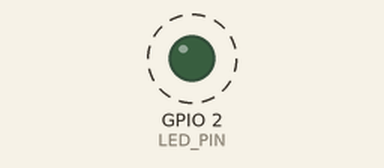
Recording of a sketch running on a simulated ESP32-S3. On the bench: output pins drawn as LEDs (lit = HIGH). Dashed ring = blinking.

Above: at 0.5 s.
Timing chart, 0 to 4.6 s (numbered marks = the images above):
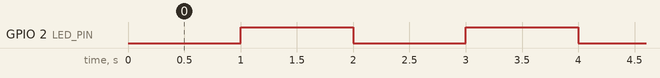

The sketch:

sketch.ino
```cpp
// Blink an LED on ESP32-S3 using non-blocking millis()
#define LED_PIN 2

unsigned long previousMillis = 0;
const long interval = 1000; // Interval at which to blink (milliseconds)
int ledState = LOW;

void setup() {
  pinMode(LED_PIN, OUTPUT);
}

void loop() {
  unsigned long currentMillis = millis();

  if (currentMillis - previousMillis >= interval) {
    previousMillis = currentMillis; // Save the last time you blinked the LED

    // Toggle the LED state
    ledState = (ledState == LOW) ? HIGH : LOW;
    digitalWrite(LED_PIN, ledState);
  }

  // You can put other code here, and it won't be blocked!
}
```

Measured:
- by itself, GPIO 2 (LED_PIN): alternates HIGH for 1.0 s and LOW for 1.0 s
